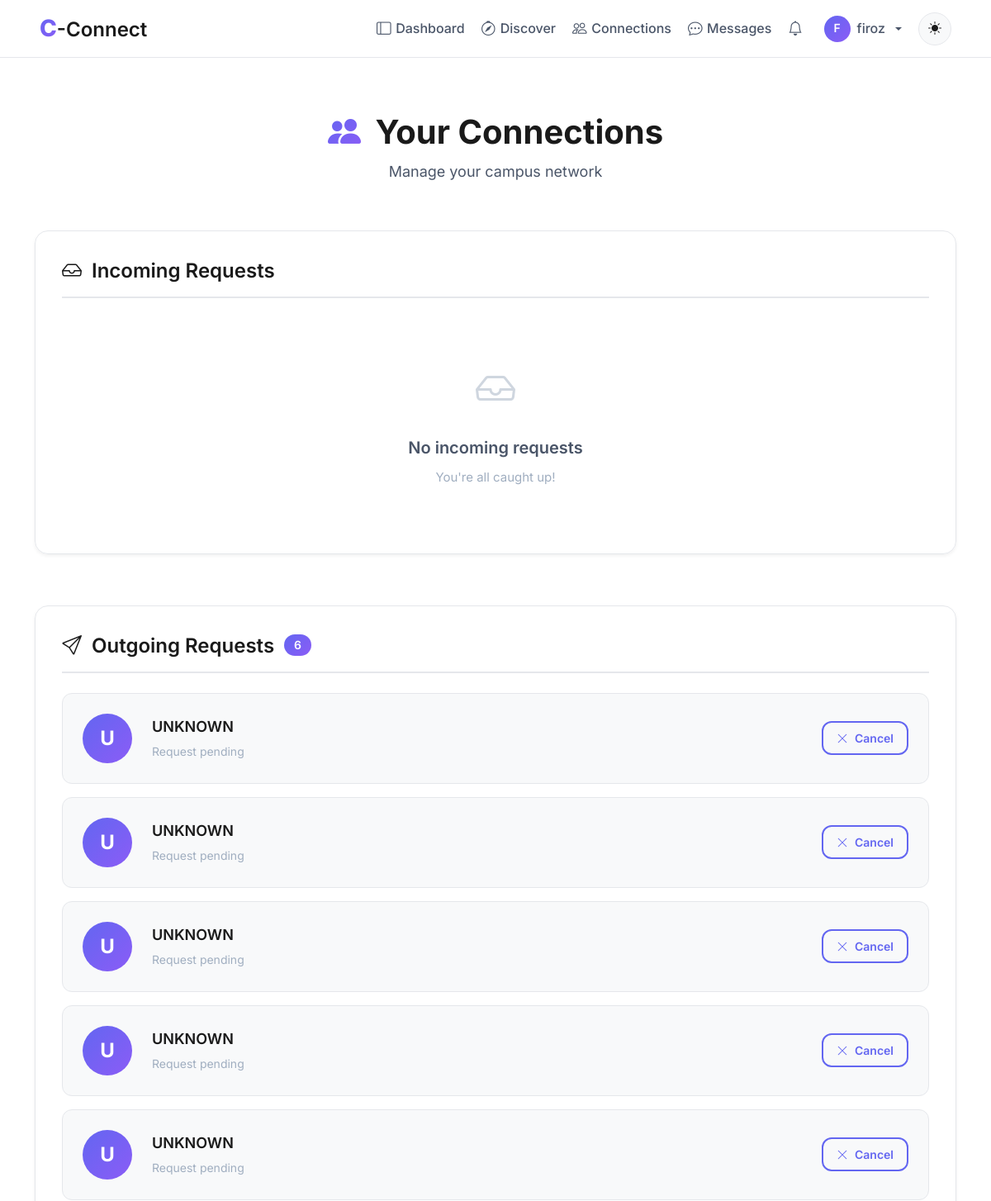
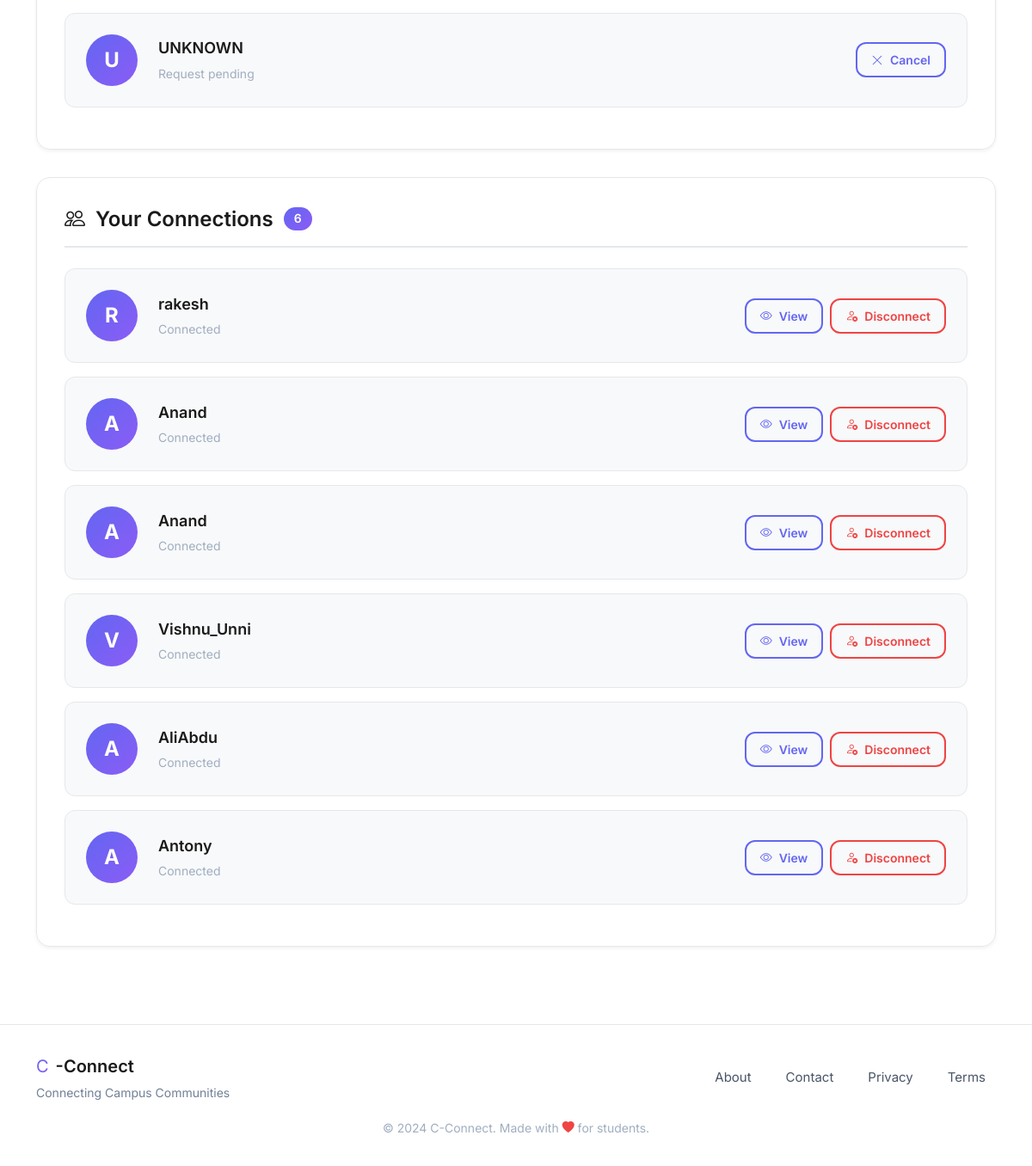
The page /connections (signed in) on the database its author committed (2 pictures, top to bottom).
### models.py (models this page shows, shortened)
class User(UserMixin, db.Model):
    id = db.Column(db.Integer, primary_key=True, autoincrement=True)  # Unique identifier
    username = db.Column(db.String(100), nullable=False)  # Name of the user (later can add this unique if needed)
    email = db.Column(db.String(120), nullable=False, unique=True)  # Email of the user
    password = db.Column(db.String(200), nullable=False)  # Passwords not hashed yet (done in setup_db.py)
    created_at = db.Column(db.DateTime, default=db.func.now())  # Timestamp of account creation
    last_login = db.Column(db.DateTime, nullable=True)  # Timestamp of last login
    pass

class Connection(db.Model):
    id = db.Column(db.Integer, primary_key=True, autoincrement=True)
    user_id = db.Column(db.Integer, db.ForeignKey('user.id'), nullable=False)  # User who initiated the connection
    target_user_id = db.Column(db.Integer, db.ForeignKey('user.id'), nullable=False)  # User who is targetted to connect
    status = db.Column(db.String(20), nullable=False, default='pending')
    created_at = db.Column(db.DateTime, default=db.func.now()) #current_timestamp())
    __table_args__ = (
        db.UniqueConstraint('user_id', 'target_user_id', name='_user_target_uc'),
        db.Index('idx_target_user', 'target_user_id'),
    )
    user = db.relationship('User', foreign_keys=[user_id], backref='sent_requests')
    connected_user = db.relationship('User', foreign_keys=[target_user_id], backref='received_requests')

### blueprints/connections/routes.py (the view)
@connections.route('/connections')
@login_required
def connections_home():
    incoming = list_requests(current_user.id, 'incoming', 'pending', limit=50)
    outgoing = list_requests(current_user.id, 'outgoing', 'pending', limit=50)
    accepted = list_connections(current_user.id, limit=100)
    return render_template(
        'connections/list.html',
        incoming=incoming,
        outgoing=outgoing,
        accepted=accepted
    )

### blueprints/connections/templates/connections/list.html (shortened to what this page needs)
{% extends "base.html" %}
{% block body %}
<div class="container py-4">
    <div class="connections-header animate-on-scroll">
        <h1 class="connections-title">
            <i class="bi bi-people-fill me-2" style="background: linear-gradient(135deg, var(--primary-color), var(--accent-color)); -webkit-background-clip: text; -webkit-text-fill-color: transparent;"></i>
            Your Connections
        </h1>
        <p class="connections-subtitle">Manage your campus network</p>
    </div>
    <div class="section-card glass-card animate-on-scroll">
        <div class="section-header">
            <h2 class="section-title">
                <i class="bi bi-inbox"></i>
                Incoming Requests
            </h2>
        </div>
        {% if incoming %}
            {% for c in incoming %}
            <div class="connection-item">
                <div class="connection-avatar">
                    {{ c.user.username[0].upper() if c.connected_user else 'U' }}
                </div>
                <div class="connection-info">
                    <div class="connection-name">{{ c.user.username if c.connected_user else 'UNKNOWN'}}</div>
                    <div class="connection-meta">wants to connect with you</div>
                </div>
                <div class="connection-actions">
                    <form method="POST" action="{{ url_for('connections.connections_accept', conn_id=c.id) }}">
                        <input type="hidden" name="csrf_token" value="{{ csrf_token() }}">
                        <button class="btn btn-primary-custom btn-sm">
                            <i class="bi bi-check-lg"></i> Accept
                        </button>
                    </form>
                    <form method="POST" action="{{ url_for('connections.connections_reject', conn_id=c.id) }}">
                        <input type="hidden" name="csrf_token" value="{{ csrf_token() }}">
                        <button class="btn btn-outline-custom btn-sm">
                            <i class="bi bi-x-lg"></i> Reject
                        </button>
                    </form>
                </div>
            </div>
            {% endfor %}
        {% else %}
            <div class="empty-state">
                <div class="empty-icon"><i class="bi bi-inbox"></i></div>
                <div class="empty-title">No incoming requests</div>
                <div class="empty-text">You're all caught up!</div>
            </div>
        {% endif %}
    </div>
    <div class="section-card glass-card animate-on-scroll">
        <div class="section-header">
            <h2 class="section-title">
                <i class="bi bi-send"></i>
                Outgoing Requests
                {% if outgoing %}
                <span class="badge-count">{{ outgoing|length }}</span>
                {% endif %}
            </h2>
        </div>
        {% if outgoing %}
            {% for c in outgoing %}
            <div class="connection-item">
                <div class="connection-avatar">{{ c.connected_user.username[0].upper() if c.connected_user else 'U'}}</div>
                <div class="connection-info">
                    <div class="connection-name">{{ c.connected_user.username if c.connected_user else 'UNKNOWN'}}</div>
                    <div class="connection-meta">Request pending</div>
                </div>
                <div class="connection-actions">
                    <form method="POST" action="{{ url_for('connections.connections_cancel', conn_id=c.id) }}">
                        <button class="btn btn-outline-custom btn-sm cancel-btn" data-conn-id="{{ c.id }}">
                            <i class="bi bi-x-lg"></i> Cancel
                        </button>
                    </form>
                </div>
            </div>
            {% endfor %}
        {% endif %}
    </div>
    <div class="section-card glass-card animate-on-scroll">
        <div class="section-header">
            <h2 class="section-title">
                <i class="bi bi-people"></i>
                Your Connections
                {% if accepted %}
                <span class="badge-count">{{ accepted|length }}</span>
                {% endif %}
            </h2>
        </div>
        {% if accepted %}
            {% for c in accepted %}
            {% set other = c.user if c.user_id != current_user.id else c.connected_user %}
            <div class="connection-item">
                <div class="connection-avatar">{{ other.username[0].upper() }}</div>
                <div class="connection-info">
                    <div class="connection-name">{{ other.username }}</div>
                    <div class="connection-meta">Connected</div>
                </div>
                <div class="connection-actions">
                    <a href="{{ url_for('main.view_user_profile', user_id=other.id) }}" class="btn btn-outline-custom btn-sm">
                        <i class="bi bi-eye"></i> View
                    </a>
                    <form method="POST"
                          action="{{ url_for('connections.connections_disconnect', conn_id=c.id) }}"
                          onsubmit="return confirm('Are you sure you want to disconnect? This will remove the connection.');">
                        <button class="btn btn-outline-custom btn-sm" style="color: var(--danger-color); border-color: var(--danger-color);">
                            <i class="bi bi-person-x"></i> Disconnect
                        </button>
                    </form>
                </div>
            </div>
            {% endfor %}
        {% endif %}
    </div>
</div>
{% endblock %}

### templates/base.html (shortened to what this page needs)
<!DOCTYPE html>
<html lang="en">
<head>
    <link rel="stylesheet" href="https://cdn.jsdelivr.net/npm/bootstrap-icons@1.11.1/font/bootstrap-icons.css">
    <link href="https://cdn.jsdelivr.net/npm/bootstrap@5.3.2/dist/css/bootstrap.min.css" rel="stylesheet">
    <link rel="stylesheet" href="{{ url_for('static', filename='css/global.css') }}">
</head>
<body>
    <nav class="navbar navbar-expand-lg navbar-glass fixed-top">
        <div class="container-fluid px-lg-5 px-3">
            <a class="navbar-brand" href="{{ url_for('main.home') }}">
                <span class="brand-c">C</span><span class="brand-connect">-Connect</span>
            </a>
            <div class="collapse navbar-collapse" id="navbarNav">
                <ul class="navbar-nav ms-auto align-items-lg-center gap-1">
                    {% if current_user.is_authenticated %}
                        <li class="nav-item">
                            <a class="nav-link" href="{{ url_for('main.dashboard') }}">
                                <i class="bi bi-layout-sidebar"></i>Dashboard
                            </a>
                        </li>
                        <li class="nav-item">
                            <a class="nav-link" href="{{ url_for('main.search_page') }}">
                                <i class="bi bi-compass"></i>Discover
                            </a>
                        </li>
                        <li class="nav-item">
                            <a class="nav-link" href="{{ url_for('connections.connections_home') }}">
                                <i class="bi bi-people"></i>Connections
                            </a>
                        </li>
                        <li class="nav-item">
                            <a class="nav-link" href="{{ url_for('messages.inbox') }}">
                                <i class="bi bi-chat-dots"></i>Messages
                            </a>
                        </li>
                        <li class="nav-item position-relative">
                            <a class="nav-link" href="{{ url_for('notifications.notifications_list') }}">
                                <i class="bi bi-bell"></i>
                                {% set unread = current_user.notifications | selectattr("is_read", "equalto", False) | list %}
                            </a>
                        </li>
                        <li class="nav-item dropdown">
                            <a class="nav-link dropdown-toggle d-flex align-items-center gap-2" href="#" role="button" data-bs-toggle="dropdown">
                                <div style="width: 32px; height: 32px; border-radius: 50%; background: linear-gradient(135deg, var(--primary-color), var(--accent-color)); display: flex; align-items: center; justify-content: center; color: white; font-weight: 600; font-size: 0.875rem;">
                                    {{ current_user.username[0].upper() }}
                                </div>
                                <span class="d-none d-lg-inline">{{ current_user.username }}</span>
                            </a>
                        </li>
                    {% endif %}
                    <li class="nav-item ms-lg-2">
                        <button class="btn-theme-toggle" id="themeToggle" aria-label="Toggle theme">
                            <i class="bi bi-sun-fill" id="themeIcon"></i>
                        </button>
                    </li>
                </ul>
            </div>
        </div>
    </nav>
    <main class="main-content">
        {% block body %}{% endblock %}
    </main>
    <footer class="footer-glass">
        <div class="container">
            <div class="row align-items-center">
                <div class="col-md-6 text-center text-md-start mb-3 mb-md-0">
                    <div class="d-flex align-items-center justify-content-center justify-content-md-start gap-2">
                        <span class="brand-c" style="font-size: 1.25rem;">C</span>
                        <span class="brand-connect" style="font-size: 1.25rem;">-Connect</span>
                    </div>
                    <p class="footer-tagline mb-0">Connecting Campus Communities</p>
                </div>
                <div class="col-md-6">
                    <div class="d-flex justify-content-center justify-content-md-end gap-3 flex-wrap">
                        <a href="{{ url_for('main.about') }}" class="footer-link">About</a>
                        <a href="{{ url_for('main.contact') }}" class="footer-link">Contact</a>
                        <a href="#" class="footer-link">Privacy</a>
                        <a href="#" class="footer-link">Terms</a>
                    </div>
                </div>
            </div>
            <div class="row mt-3">
                <div class="col text-center">
                    <small class="text-muted">
                        &copy; 2024 C-Connect. Made with <i class="bi bi-heart-fill" style="color: var(--danger-color);"></i> for students.
                    </small>
                </div>
            </div>
        </div>
    </footer>
</body>
</html>

### rows shown on the page
User: username "F", username "firoz"
Connection: connected_user "U", connected_user "UNKNOWN"
Connection: connected_user "U", connected_user "UNKNOWN"
Connection: connected_user "U", connected_user "UNKNOWN"
Connection: connected_user "U", connected_user "UNKNOWN"
Connection: connected_user "U", connected_user "UNKNOWN"
Connection: connected_user "U", connected_user "UNKNOWN"
User: username "R", username "rakesh"
User: username "A", username "Anand"
User: username "V", username "Vishnu_Unni"
User: username "A", username "AliAbdu"
User: username "A", username "Antony"

### other values the page prints
{{ outgoing|length }} "6"
{{ accepted|length }} "6"
